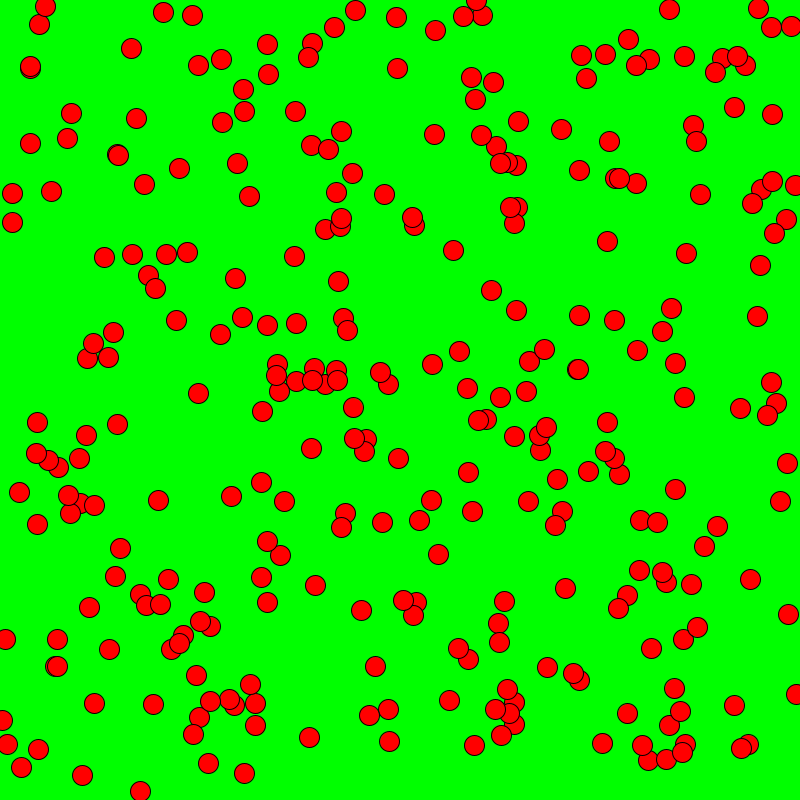
Frame 1 (no input)
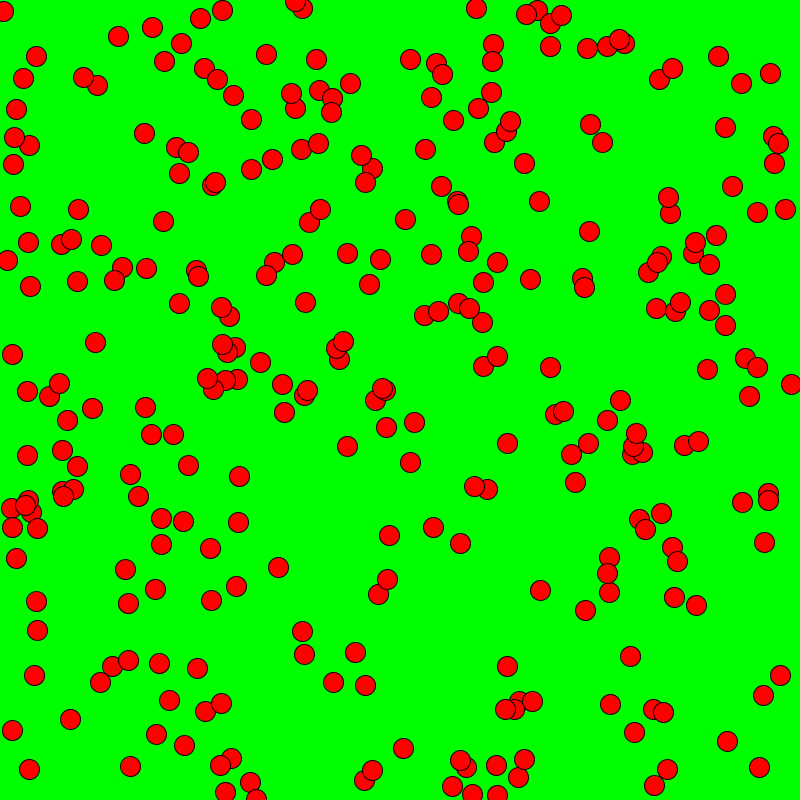
Frame 60 (the mouse pressed at the canvas centre just before this capture)
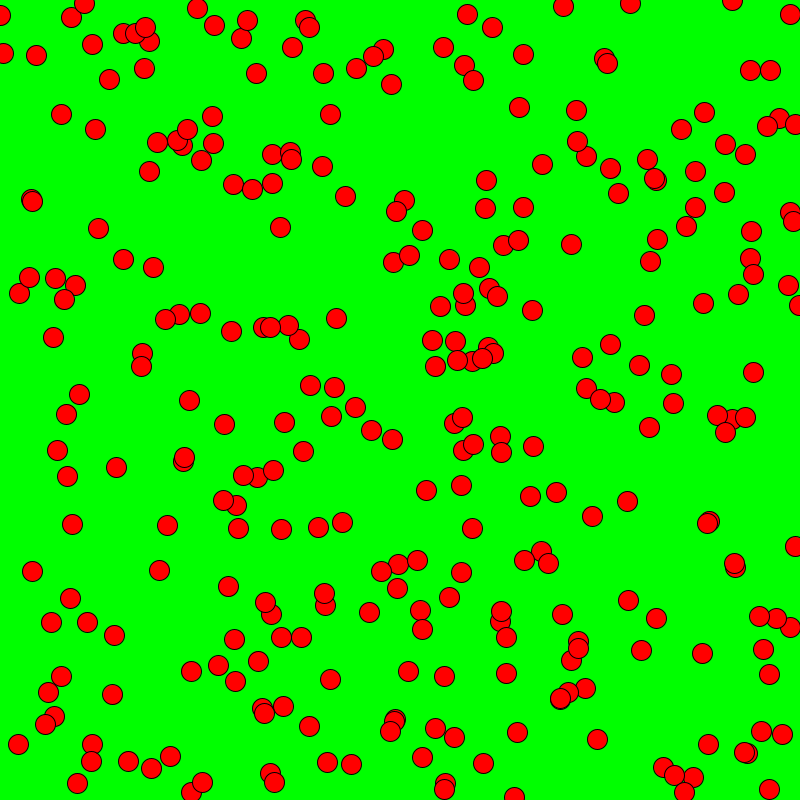
Frame 120 (the mouse held since frame 60 and released just before this capture)

The Processing sketch that drew these frames (run headless with seeded random() and noise(); from frame 60 on, the mouse is pressed at the canvas centre):

// Processing sketch: MagicWorm
// ── MagicWorm.pde

void setup(){
 
 size(800,800);
 background(0,255,0);
 
  
}

void draw(){
   background(0,255,0);
  for(int i=0; i<300; i++){
    float x= (float) random(800);
    float y= (float) random(800);
    fill(255,0,0);
    ellipse(x,y,20,20);
  }

  
  
}

float frequency = .001;
float noiseInterval = PI;

void makeMagical(){
     fill( 0, 0, 0, 10 );
     rect(0, 0, width, height);
     noStroke();
}

float getWormX(int i) {
     return map(noise(i*noiseInterval + frameCount * frequency), 0, 1, 0, width);
}

float getWormY(int i) {
     return map(noise(i*noiseInterval+1 + frameCount * frequency), 0, 1, 0, height);
}
